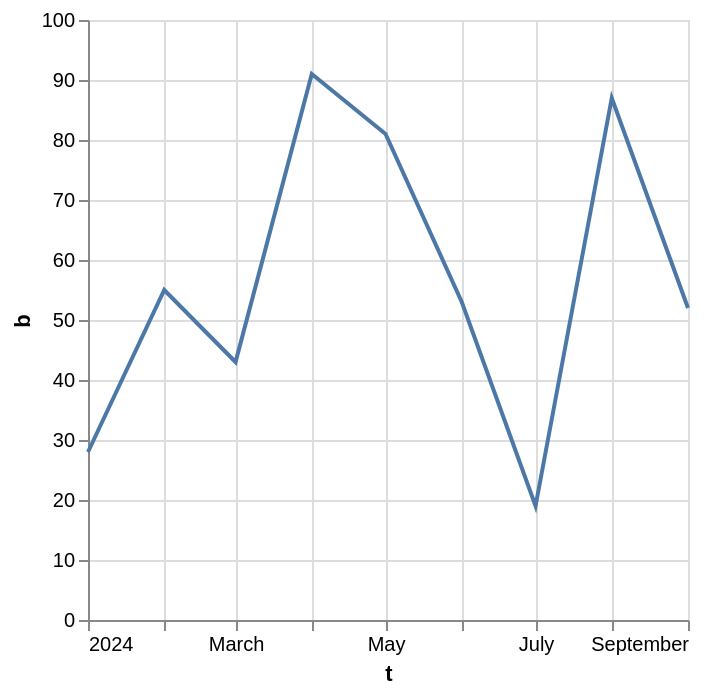

Write the Vega-Lite specification saved for this chart.
### Vega-Lite specification from a JSON file in a GitHub repository (floating-point values rounded to 4 significant figures)
{"data": {"values": [{"a": "A", "b": 28, "c": 5, "g": "x", "t": "2024-01-01"}, {"a": "B", "b": 55, "c": 9, "g": "y", "t": "2024-02-01"}, {"a": "C", "b": 43, "c": 2, "g": "x", "t": "2024-03-01"}, {"a": "D", "b": 91, "c": 7, "g": "y", "t": "2024-04-01"}, {"a": "E", "b": 81, "c": 4, "g": "x", "t": "2024-05-01"}, {"a": "F", "b": 53, "c": 6, "g": "y", "t": "2024-06-01"}, {"a": "G", "b": 19, "c": 8, "g": "x", "t": "2024-07-01"}, {"a": "H", "b": 87, "c": 1, "g": "y", "t": "2024-08-01"}, {"a": "I", "b": 52, "c": 3, "g": "x", "t": "2024-09-01"}]}, "mark": "line", "encoding": {"x": {"field": "t", "type": "temporal"}, "y": {"field": "b", "type": "quantitative"}}}
